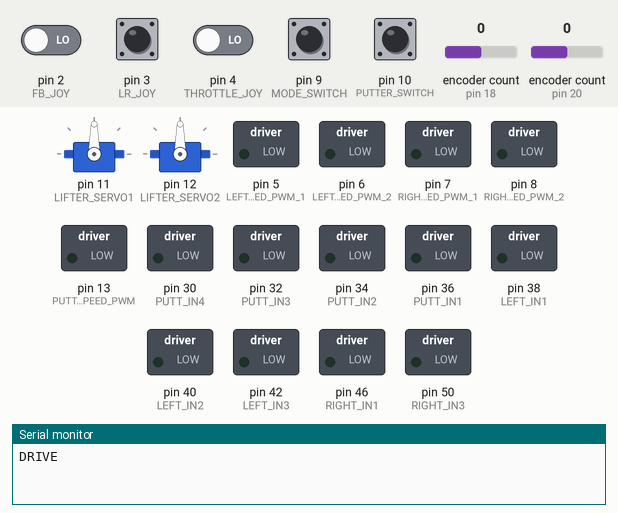
Recording of a sketch running on a simulated Arduino Mega 2560, built with avr-gcc and run on an emulated ATmega2560. On the bench: 2 × servo, switched loads named in the sketch (green lamp = pin HIGH), the last lines printed to the serial monitor. The test bench sets the inputs (shaded band); at power-on: pin 2 (FB_JOY), pin 3 (LR_JOY), pin 4 (THROTTLE_JOY), pin 9 (MODE_SWITCH), pin 10 (PUTTER_SWITCH) LOW, encoder count (sensors on pin 18, pin 20) 0.

Above: at 4.2 s.
4.3 s: pin 3 (LR_JOY) pulsed HIGH 2 times (0.12 s each, 0.3 s apart)
At 5.0 s:
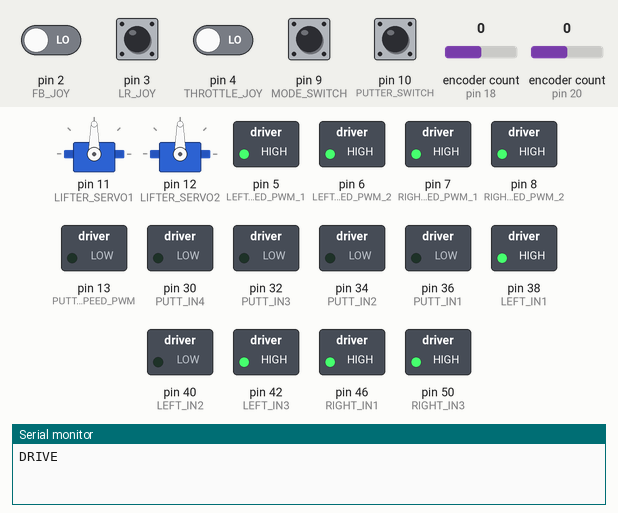
At 5.8 s:
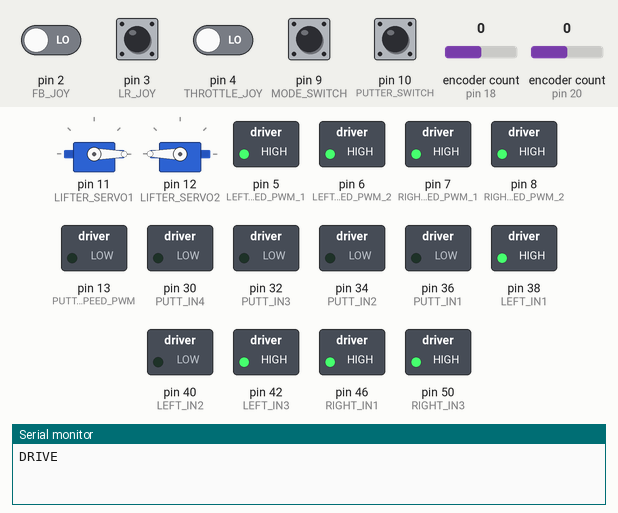
6.9 s: pin 10 (PUTTER_SWITCH) pulled HIGH for 0.15 s
At 8.1 s:
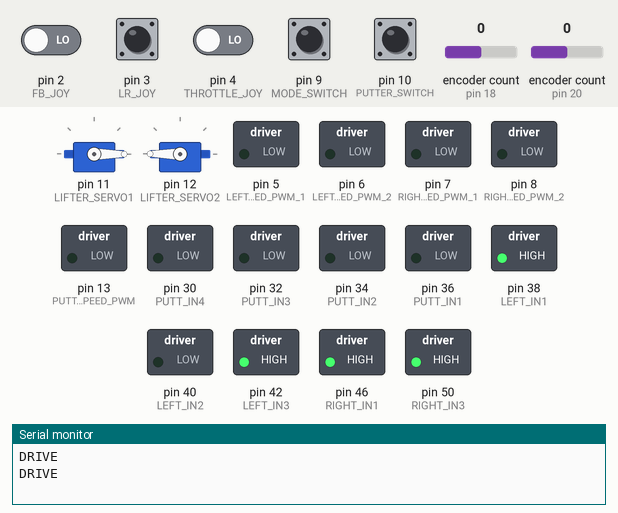
Timing chart, 0 to 11.6 s (numbered marks = the images above; inputs shaded):
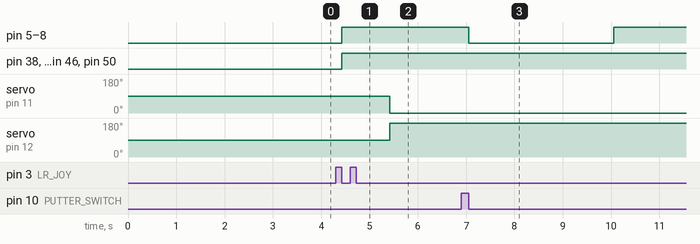

The sketch:

SDC_robot_one_stick.ino
```cpp
#include <Servo.h>
#include <Encoder.h>

/* Receiver joystick pins and settings */
#define FB_JOY          2
#define LR_JOY          3
#define THROTTLE_JOY    4
#define MODE_SWITCH     9
#define PUTTER_SWITCH   10

#define JOY_MIN 980
#define JOY_MAX 1986
#define JOY_AVG ((JOY_MIN + JOY_MAX)/2)

/* Setup left motors */
#define LEFT_SPEED_PWM_1 5
#define LEFT_SPEED_PWM_2 6

#define LEFT_IN1 38
#define LEFT_IN2 40
#define LEFT_IN3 42
#define LEFT_IN4 44

/* Right motors speed pins and  */
#define RIGHT_SPEED_PWM_1 7
#define RIGHT_SPEED_PWM_2 8

#define RIGHT_IN1 46
#define RIGHT_IN2 48
#define RIGHT_IN3 50
#define RIGHT_IN4 52

/* Servo input pins */
#define LIFTER_SERVO1 11
#define LIFTER_SERVO2 12

/* direction macros */
#define STOP          0
#define FORWARD       1
#define BACKWARD      2
#define LEFT          3
#define RIGHT         4
#define STOP_DEADZONE 40

/* putter motors and settings*/
#define PUTTER_SPEED_PWM  13
#define CW                0
#define CCW               1
#define NO_DIR            2
#define LEFT_ENCODER_A    18
#define LEFT_ENCODER_B    19
#define RIGHT_ENCODER_A   20
#define RIGHT_ENCODER_B   21

#define PUTT_IN1 36
#define PUTT_IN2 34
#define PUTT_IN3 32
#define PUTT_IN4 30

/* servo setup */
Servo servo1;
Servo servo2;

/* encoder setup */
Encoder leftENC(LEFT_ENCODER_A, LEFT_ENCODER_B);
Encoder rightENC(RIGHT_ENCODER_A, RIGHT_ENCODER_B);

int init_left_enc_pos = 0;
int init_right_enc_pos = 0;

void drive();
void lifter();
void mode_manager();
void putt();
void putter_mode();
void drive_mode();
void robot_off();

void setup()
{
  Serial.begin(9600);

  /* setup receiver pins */
  pinMode(MODE_SWITCH, INPUT);

  /* Setup motors pins*/
  pinMode(FB_JOY, INPUT);
  pinMode(LR_JOY, INPUT);
  pinMode(LEFT_SPEED_PWM_1, OUTPUT);
  pinMode(LEFT_SPEED_PWM_2, OUTPUT);
  pinMode(LEFT_IN1, OUTPUT);
  pinMode(LEFT_IN2, OUTPUT);
  pinMode(LEFT_IN3, OUTPUT);
  pinMode(LEFT_IN4, OUTPUT);
  pinMode(RIGHT_SPEED_PWM_1, OUTPUT);
  pinMode(RIGHT_SPEED_PWM_2, OUTPUT);
  pinMode(RIGHT_IN1, OUTPUT);
  pinMode(RIGHT_IN2, OUTPUT);
  pinMode(RIGHT_IN3, OUTPUT);
  pinMode(RIGHT_IN4, OUTPUT);

  /* setup putter pins */
  pinMode(PUTTER_SPEED_PWM, OUTPUT);
  pinMode(PUTT_IN1, OUTPUT);
  pinMode(PUTT_IN2, OUTPUT);
  pinMode(PUTT_IN3, OUTPUT);
  pinMode(PUTT_IN4, OUTPUT);

  /* Setup servos */
  servo1.attach(LIFTER_SERVO1, 500, 2400);
  servo2.attach(LIFTER_SERVO2, 500, 2400);

}

void loop()
{
  mode_manager();
}

void robot_off()
{
  // set motor speed to zero
  analogWrite(LEFT_SPEED_PWM_1, 0);
  analogWrite(LEFT_SPEED_PWM_2, 0);
  analogWrite(RIGHT_SPEED_PWM_1, 0);
  analogWrite(RIGHT_SPEED_PWM_2, 0);
}

void drive()
{
  // use servo mode switcher as an on/off switch
  int on_off = pulseIn(PUTTER_SWITCH, HIGH);
  if(on_off > JOY_AVG)
  {
    robot_off();
    while(pulseIn(PUTTER_SWITCH, HIGH) > JOY_AVG);
  }

  // direction
  int move_dir = STOP;

  // Read the joystick input
  int fb_input = pulseIn(FB_JOY, HIGH);
  int lr_input = pulseIn(LR_JOY, HIGH);

  // translate input to speed between -255 -> 255
  int y = map(fb_input, JOY_MIN, JOY_MAX, -255, 255);
  int x = map(lr_input, JOY_MIN, JOY_MAX, -255, 255);

  // determine movement direction
  if(y>STOP_DEADZONE && y>x && y>-x)
    move_dir = RIGHT;
  else if(y<-STOP_DEADZONE && y<-x && y<x)
    move_dir = LEFT;
  else if(x<-STOP_DEADZONE && y<-x && y>x)
    move_dir = FORWARD;
  else if(x>STOP_DEADZONE && y>-x && y<x)
    move_dir = BACKWARD;

  // determine the speed as the magnitude of the forward and backward inputs
  int move_speed = sqrt(pow(y, 2) + pow(x, 2));

  if(move_speed > 200)
    move_speed = 255;

  // set motor speed
  analogWrite(LEFT_SPEED_PWM_1, move_speed);
  analogWrite(LEFT_SPEED_PWM_2, move_speed);
  analogWrite(RIGHT_SPEED_PWM_1, move_speed);
  analogWrite(RIGHT_SPEED_PWM_2, move_speed);

  // set motor direction
  switch(move_dir)
  {
    case FORWARD:
      digitalWrite(LEFT_IN1, HIGH);
      digitalWrite(LEFT_IN2, LOW);
      digitalWrite(LEFT_IN3, HIGH);
      digitalWrite(LEFT_IN4, LOW);

      digitalWrite(RIGHT_IN1, HIGH);
      digitalWrite(RIGHT_IN2, LOW);
      digitalWrite(RIGHT_IN3, HIGH);
      digitalWrite(RIGHT_IN4, LOW);
      break;
    case BACKWARD:
      digitalWrite(LEFT_IN1, LOW);
      digitalWrite(LEFT_IN2, HIGH);
      digitalWrite(LEFT_IN3, LOW);
      digitalWrite(LEFT_IN4, HIGH);

      digitalWrite(RIGHT_IN1, LOW);
      digitalWrite(RIGHT_IN2, HIGH);
      digitalWrite(RIGHT_IN3, LOW);
      digitalWrite(RIGHT_IN4, HIGH);
      break;
    case RIGHT:
      digitalWrite(LEFT_IN1, LOW);
      digitalWrite(LEFT_IN2, HIGH);
      digitalWrite(LEFT_IN3, LOW);
      digitalWrite(LEFT_IN4, HIGH);

      digitalWrite(RIGHT_IN1, HIGH);
      digitalWrite(RIGHT_IN2, LOW);
      digitalWrite(RIGHT_IN3, HIGH);
      digitalWrite(RIGHT_IN4, LOW);
      break;
    case LEFT:
      digitalWrite(LEFT_IN1, HIGH);
      digitalWrite(LEFT_IN2, LOW);
      digitalWrite(LEFT_IN3, HIGH);
      digitalWrite(LEFT_IN4, LOW);

      digitalWrite(RIGHT_IN1, LOW);
      digitalWrite(RIGHT_IN2, HIGH);
      digitalWrite(RIGHT_IN3, LOW);
      digitalWrite(RIGHT_IN4, HIGH);
      break;
  }
}

void lifter()
{
  // read receiver input
  int lifter_input = pulseIn(THROTTLE_JOY, HIGH);

  // translate input to servo position
  int servo1_input = map(lifter_input, 980, 1990, 0, 180);
  int servo2_input = map(lifter_input, 980, 1990, 180, 0);

  // set servo positions
  servo1.write(servo1_input);
  servo2.write(servo2_input);
}

void putt()
{
  // check putter selection switch
  int putt_select = pulseIn(PUTTER_SWITCH, HIGH);

  // set putter rotation speed based on throttle position
  int putt_speed = pulseIn(FB_JOY, HIGH);
  Serial.println(putt_speed);

  putt_speed = map(putt_speed, JOY_MAX, JOY_MIN, -255, 255);

  if(putt_speed > 200)
    putt_speed = 255;
  else if(putt_speed < -200)
    putt_speed = -255;

  analogWrite(PUTTER_SPEED_PWM, abs(putt_speed));
  uint8_t motor_move_dir;

  // determine rotation direction
  if(putt_speed > 0)
    motor_move_dir = CW;
  else if(putt_speed < 0)
    motor_move_dir = CCW;
  else
    motor_move_dir = NO_DIR;

  // select putter based on receiver output
  if(putt_select >= JOY_AVG) // Left putter
  {
    // move motor
    switch(motor_move_dir)
    {
      case CW:
        digitalWrite(PUTT_IN1, HIGH);
        digitalWrite(PUTT_IN2, LOW);
        digitalWrite(PUTT_IN3, LOW);
        digitalWrite(PUTT_IN4, LOW);
        break;
      case CCW:
        digitalWrite(PUTT_IN1, LOW);
        digitalWrite(PUTT_IN2, HIGH);
        digitalWrite(PUTT_IN3, LOW);
        digitalWrite(PUTT_IN4, LOW);
        break;
      case NO_DIR:
        digitalWrite(PUTT_IN1, HIGH);
        digitalWrite(PUTT_IN2, HIGH);
        digitalWrite(PUTT_IN3, LOW);
        digitalWrite(PUTT_IN4, LOW);
        break;
    }
  }
  else if(putt_select <= JOY_AVG) // Right putter
  {
    // move motor
    switch(motor_move_dir)
    {
      case CCW:
        digitalWrite(PUTT_IN1, HIGH);
        digitalWrite(PUTT_IN2, HIGH);
        digitalWrite(PUTT_IN3, HIGH);
        digitalWrite(PUTT_IN4, LOW);
        break;
      case CW:
        digitalWrite(PUTT_IN1, HIGH);
        digitalWrite(PUTT_IN2, HIGH);
        digitalWrite(PUTT_IN3, LOW);
        digitalWrite(PUTT_IN4, HIGH);
        break;
      case NO_DIR:
        digitalWrite(PUTT_IN1, HIGH);
        digitalWrite(PUTT_IN2, HIGH);
        digitalWrite(PUTT_IN3, HIGH);
        digitalWrite(PUTT_IN4, HIGH);
        break;
    }
  }
}

void drive_mode()
{
  Serial.println("DRIVE");
  drive();
  lifter();
}

void putter_mode()
{
  Serial.println("PUTT");
  putt();
}

void mode_manager()
{
  // read input from receiver
  int mode_input = pulseIn(MODE_SWITCH, HIGH);

  // determine mode from input
  if(mode_input < JOY_AVG)
  {
    // drive mode
    while(mode_input < JOY_AVG)
    {
      // read mode input from receiver
      mode_input = pulseIn(MODE_SWITCH, HIGH);

      // run drive code
      drive_mode();
    }
  }
  else if(mode_input > JOY_AVG)
  {
    // initialize the encoders
    // init_left_enc_pos = leftENC.read();
    // init_right_enc_pos = rightENC.read();

    // putt mode
    while(mode_input > ((JOY_MIN + JOY_MAX)/2))
    {
      // read mode input from receiver
      mode_input = pulseIn(MODE_SWITCH, HIGH);

      // run putt code
      putter_mode();
    }
  }
}
```

Measured:
- after the input at 4.3 s, pin 5 (LEFT_SPEED_PWM_1), pin 6 (LEFT_SPEED_PWM_2): LOW → HIGH after 0.12 s instead of 0.70 s
- after the input at 6.9 s, pin 5 (LEFT_SPEED_PWM_1), pin 6 (LEFT_SPEED_PWM_2), pin 7 (RIGHT_SPEED_PWM_1), pin 8 (RIGHT_SPEED_PWM_2): HIGH → LOW after 0.15 s, → HIGH 3.0 s later
